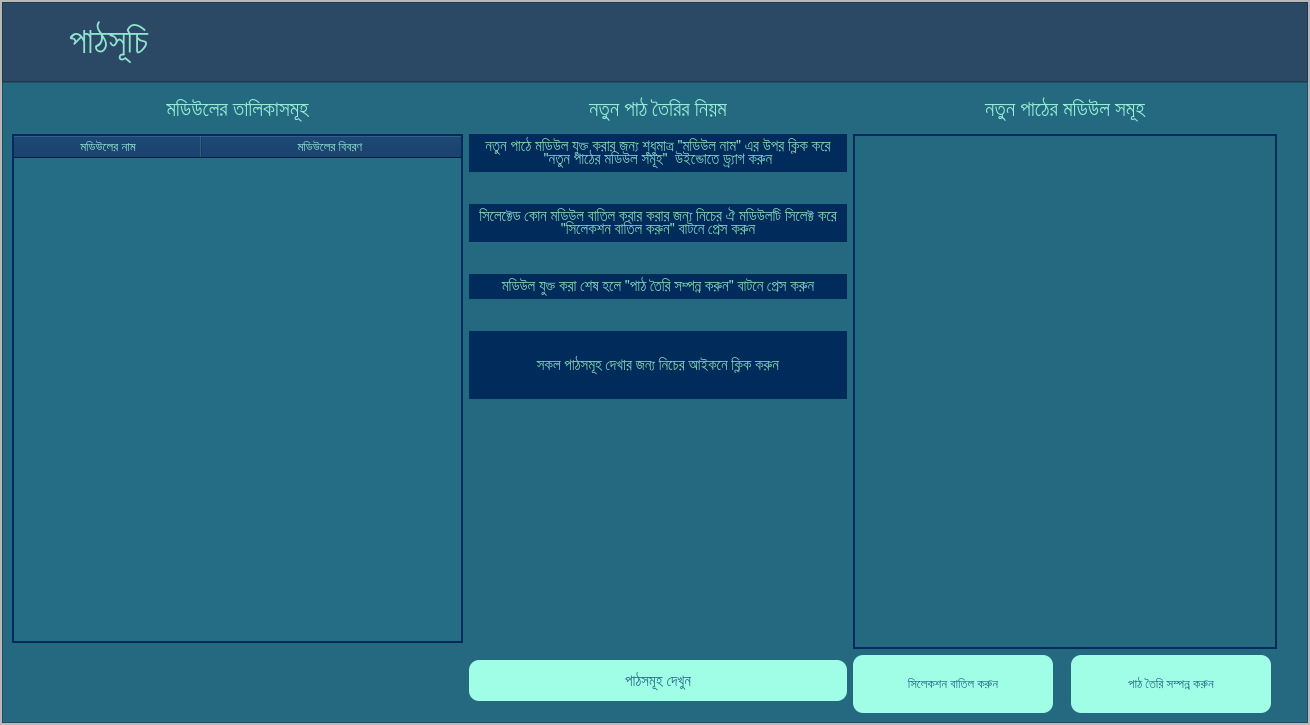
      <widget class="QWidget" name="lesson_making_page">
       <layout class="QGridLayout" name="gridLayout_8">
        <property name="leftMargin">
         <number>0</number>
        </property>
        <property name="topMargin">
         <number>0</number>
        </property>
        <property name="rightMargin">
         <number>0</number>
        </property>
        <property name="bottomMargin">
         <number>0</number>
        </property>
        <item row="0" column="0">
         <widget class="QFrame" name="frame">
          <property name="minimumSize">
           <size>
            <width>1280</width>
            <height>720</height>
           </size>
          </property>
          <property name="frameShape">
           <enum>QFrame::StyledPanel</enum>
          </property>
          <property name="frameShadow">
           <enum>QFrame::Raised</enum>
          </property>
          <layout class="QGridLayout" name="gridLayout_3">
           <property name="leftMargin">
            <number>0</number>
           </property>
           <property name="topMargin">
            <number>0</number>
           </property>
           <property name="rightMargin">
            <number>0</number>
           </property>
           <property name="bottomMargin">
            <number>0</number>
           </property>
           <item row="0" column="0">
            <widget class="QFrame" name="lesson_frame_2">
             <property name="minimumSize">
              <size>
               <width>1280</width>
               <height>720</height>
              </size>
             </property>
             <property name="styleSheet">
              <string notr="true"/>
             </property>
             <property name="frameShape">
              <enum>QFrame::StyledPanel</enum>
             </property>
             <property name="frameShadow">
              <enum>QFrame::Raised</enum>
             </property>
             <layout class="QVBoxLayout" name="verticalLayout_9">
              <property name="spacing">
               <number>0</number>
              </property>
              <property name="leftMargin">
               <number>0</number>
              </property>
              <property name="topMargin">
               <number>0</number>
              </property>
              <property name="rightMargin">
               <number>0</number>
              </property>
              <property name="bottomMargin">
               <number>0</number>
              </property>
              <item>
               <widget class="QFrame" name="top_frame_5">
                <property name="minimumSize">
                 <size>
                  <width>1278</width>
                  <height>80</height>
                 </size>
                </property>
                <property name="maximumSize">
                 <size>
                  <width>16777215</width>
                  <height>80</height>
                 </size>
                </property>
                <property name="styleSheet">
                 <string notr="true">background-color: #2B4865;</string>
                </property>
                <property name="frameShape">
                 <enum>QFrame::StyledPanel</enum>
                </property>
                <property name="frameShadow">
                 <enum>QFrame::Raised</enum>
                </property>
                <layout class="QHBoxLayout" name="horizontalLayout_24">
                 <property name="leftMargin">
                  <number>0</number>
                 </property>
                 <property name="topMargin">
                  <number>0</number>
                 </property>
                 <property name="rightMargin">
                  <number>0</number>
                 </property>
                 <property name="bottomMargin">
                  <number>0</number>
                 </property>
                 <item>
                  <widget class="QPushButton" name="lsn_btn_back_to_home_3">
                   <property name="sizePolicy">
                    <sizepolicy hsizetype="Preferred" vsizetype="Preferred">
                     <horstretch>0</horstretch>
                     <verstretch>0</verstretch>
                    </sizepolicy>
                   </property>
                   <property name="minimumSize">
                    <size>
                     <width>0</width>
                     <height>60</height>
                    </size>
                   </property>
                   <property name="maximumSize">
                    <size>
                     <width>60</width>
                     <height>60</height>
                    </size>
                   </property>
                   <property name="baseSize">
                    <size>
                     <width>0</width>
                     <height>4</height>
                    </size>
                   </property>
                   <property name="font">
                    <font>
                     <pointsize>11</pointsize>
                    </font>
                   </property>
                   <property name="cursor">
                    <cursorShape>PointingHandCursor</cursorShape>
                   </property>
                   <property name="mouseTracking">
                    <bool>true</bool>
                   </property>
                   <property name="styleSheet">
                    <string notr="true">QPushButton {
	background-color: #2B4865 #256D85;
	border: none;
}

QPushButton:hover:!pressed
{
	background-color:  #256D85;
	border-radius: 30px;
}</string>
                   </property>
                   <property name="text">
                    <string/>
                   </property>
                   <property name="icon">
                    <iconset>
                     <normaloff>../Images/back_icon.png</normaloff>../Images/back_icon.png</iconset>
                   </property>
                   <property name="iconSize">
                    <size>
                     <width>200</width>
                     <height>200</height>
                    </size>
                   </property>
                   <property name="autoDefault">
                    <bool>false</bool>
                   </property>
                   <property name="default">
                    <bool>false</bool>
                   </property>
                   <property name="flat">
                    <bool>false</bool>
                   </property>
                  </widget>
                 </item>
                 <item>
                  <widget class="QLabel" name="lsn_lbl_headline_4">
                   <property name="font">
                    <font>
                     <family>Hind Siliguri Medium</family>
                     <pointsize>27</pointsize>
                    </font>
                   </property>
                   <property name="styleSheet">
                    <string notr="true">color: #8FE3CF</string>
                   </property>
                   <property name="text">
                    <string>পাঠসূচি</string>
                   </property>
                   <property name="alignment">
                    <set>Qt::AlignLeading|Qt::AlignLeft|Qt::AlignVCenter</set>
                   </property>
                  </widget>
                 </item>
                </layout>
               </widget>
              </item>
              <item>
               <widget class="QFrame" name="mid_frame_4">
                <property name="minimumSize">
                 <size>
                  <width>1306</width>
                  <height>641</height>
                 </size>
                </property>
                <property name="styleSheet">
                 <string notr="true">background-color:rgb(36, 105, 127);</string>
                </property>
                <property name="frameShape">
                 <enum>QFrame::StyledPanel</enum>
                </property>
                <property name="frameShadow">
                 <enum>QFrame::Raised</enum>
                </property>
                <layout class="QGridLayout" name="gridLayout_4">
                 <item row="8" column="6">
                  <spacer name="verticalSpacer_5">
                   <property name="orientation">
                    <enum>Qt::Vertical</enum>
                   </property>
                   <property name="sizeHint" stdset="0">
                    <size>
                     <width>20</width>
                     <height>117</height>
                    </size>
                   </property>
                  </spacer>
                 </item>
                 <item row="7" column="1" colspan="3">
                  <widget class="QLabel" name="label_4">
                   <property name="minimumSize">
                    <size>
                     <width>365</width>
                     <height>68</height>
                    </size>
                   </property>
                   <property name="font">
                    <font>
                     <family>Hind Siliguri Medium</family>
                     <pointsize>11</pointsize>
                     <weight>50</weight>
                     <bold>false</bold>
                    </font>
                   </property>
                   <property name="styleSheet">
                    <string notr="true">color: rgb(132, 211, 184);
background-color: rgb(0, 43, 91);
padding: 5px;</string>
                   </property>
                   <property name="text">
                    <string>সকল পাঠসমূহ দেখার জন্য নিচের আইকনে ক্লিক করুন</string>
                   </property>
                   <property name="alignment">
                    <set>Qt::AlignCenter</set>
                   </property>
                   <property name="wordWrap">
                    <bool>true</bool>
                   </property>
                  </widget>
                 </item>
                 <item row="6" column="1">
                  <spacer name="horizontalSpacer_20">
                   <property name="orientation">
                    <enum>Qt::Horizontal</enum>
                   </property>
                   <property name="sizeHint" stdset="0">
                    <size>
                     <width>160</width>
                     <height>20</height>
                    </size>
                   </property>
                  </spacer>
                 </item>
                 <item row="6" column="3">
                  <spacer name="horizontalSpacer_21">
                   <property name="orientation">
                    <enum>Qt::Horizontal</enum>
                   </property>
                   <property name="sizeHint" stdset="0">
                    <size>
                     <width>159</width>
                     <height>20</height>
                    </size>
                   </property>
                  </spacer>
                 </item>
                 <item row="5" column="1" colspan="3">
                  <widget class="QLabel" name="label_3">
                   <property name="font">
                    <font>
                     <family>Hind Siliguri Medium</family>
                     <pointsize>11</pointsize>
                     <weight>50</weight>
                     <bold>false</bold>
                    </font>
                   </property>
                   <property name="styleSheet">
                    <string notr="true">color: rgb(132, 211, 184);
background-color: rgb(0, 43, 91);
padding: 5px;</string>
                   </property>
                   <property name="text">
                    <string>মডিউল যুক্ত করা শেষ হলে &quot;পাঠ তৈরি সম্পন্ন করুন&quot; বাটনে প্রেস করুন</string>
                   </property>
                   <property name="alignment">
                    <set>Qt::AlignCenter</set>
                   </property>
                   <property name="wordWrap">
                    <bool>true</bool>
                   </property>
                  </widget>
                 </item>
                 <item row="3" column="1" colspan="3">
                  <widget class="QLabel" name="label_2">
                   <property name="font">
                    <font>
                     <family>Hind Siliguri Medium</family>
                     <pointsize>11</pointsize>
                     <weight>50</weight>
                     <bold>false</bold>
                    </font>
                   </property>
                   <property name="styleSheet">
                    <string notr="true">color: rgb(132, 211, 184);
background-color: rgb(0, 43, 91);
padding: 5px;</string>
                   </property>
                   <property name="text">
                    <string>সিলেক্টেড কোন মডিউল বাতিল করার করার জন্য নিচের ঐ মডিউলটি সিলেক্ট করে &quot;সিলেকশন বাতিল করুন&quot; বাটনে প্রেস করুন</string>
                   </property>
                   <property name="alignment">
                    <set>Qt::AlignCenter</set>
                   </property>
                   <property name="wordWrap">
                    <bool>true</bool>
                   </property>
                  </widget>
                 </item>
                 <item row="1" column="0" rowspan="8">
                  <widget class="QTableWidget" name="lsn_module_table_widget">
                   <property name="minimumSize">
                    <size>
                     <width>451</width>
                     <height>501</height>
                    </size>
                   </property>
                   <property name="cursor" stdset="0">
                    <cursorShape>OpenHandCursor</cursorShape>
                   </property>
                   <property name="styleSheet">
                    <string notr="true">QHeaderView::section {
	background-color: #002B5B;
    color: rgb(143, 227, 207);
}



QTableWidget {
	background-color: #256D85;
	gridline-color: rgb(255, 255, 255);
	color: #fff;
	border: 2px solid rgb(0, 43, 91);
}

</string>
                   </property>
                   <attribute name="horizontalHeaderDefaultSectionSize">
                    <number>188</number>
                   </attribute>
                   <attribute name="horizontalHeaderStretchLastSection">
                    <bool>true</bool>
                   </attribute>
                   <column>
                    <property name="text">
                     <string>মডিউলের নাম</string>
                    </property>
                    <property name="font">
                     <font>
                      <family>Hind Siliguri Medium</family>
                      <pointsize>10</pointsize>
                      <weight>50</weight>
                      <bold>false</bold>
                     </font>
                    </property>
                    <property name="textAlignment">
                     <set>AlignCenter</set>
                    </property>
                   </column>
                   <column>
                    <property name="text">
                     <string>মডিউলের বিবরণ </string>
                    </property>
                    <property name="font">
                     <font>
                      <family>Hind Siliguri Medium</family>
                      <pointsize>10</pointsize>
                      <weight>50</weight>
                      <bold>false</bold>
                     </font>
                    </property>
                    <property name="textAlignment">
                     <set>AlignCenter</set>
                    </property>
                   </column>
                  </widget>
                 </item>
                 <item row="4" column="6">
                  <spacer name="horizontalSpacer_9">
                   <property name="orientation">
                    <enum>Qt::Horizontal</enum>
                   </property>
                   <property name="sizeType">
                    <enum>QSizePolicy::Fixed</enum>
                   </property>
                   <property name="sizeHint" stdset="0">
                    <size>
                     <width>21</width>
                     <height>20</height>
                    </size>
                   </property>
                  </spacer>
                 </item>
                 <item row="1" column="1" colspan="3">
                  <widget class="QLabel" name="label">
                   <property name="font">
                    <font>
                     <family>Hind Siliguri Medium</family>
                     <pointsize>11</pointsize>
                     <weight>50</weight>
                     <bold>false</bold>
                    </font>
                   </property>
                   <property name="styleSheet">
                    <string notr="true">color: rgb(132, 211, 184);
background-color: rgb(0, 43, 91);
padding: 5px;</string>
                   </property>
                   <property name="text">
                    <string>নতুন পাঠে মডিউল যুক্ত করার জন্য শুধুমাত্র &quot;মডিউল নাম&quot; এর উপর ক্লিক করে &quot;নতুন পাঠের মডিউল সমূহ&quot;  উইন্ডোতে ড্র্যাগ করুন</string>
                   </property>
                   <property name="alignment">
                    <set>Qt::AlignCenter</set>
                   </property>
                   <property name="wordWrap">
                    <bool>true</bool>
                   </property>
                  </widget>
                 </item>
                 <item row="6" column="2">
                  <widget class="QLabel" name="label_7">
                   <property name="font">
                    <font>
                     <pointsize>7</pointsize>
                    </font>
                   </property>
                   <property name="text">
                    <string/>
                   </property>
                   <property name="pixmap">
                    <pixmap>../Images/downward_icon.png</pixmap>
                   </property>
                  </widget>
                 </item>
                 <item row="10" column="4">
                  <widget class="QPushButton" name="lsn_btn_remove_module">
                   <property name="sizePolicy">
                    <sizepolicy hsizetype="Preferred" vsizetype="Preferred">
                     <horstretch>230</horstretch>
                     <verstretch>40</verstretch>
                    </sizepolicy>
                   </property>
                   <property name="minimumSize">
                    <size>
                     <width>200</width>
                     <height>58</height>
                    </size>
                   </property>
                   <property name="maximumSize">
                    <size>
                     <width>200</width>
                     <height>58</height>
                    </size>
                   </property>
                   <property name="font">
                    <font>
                     <family>Hind Siliguri Medium</family>
                     <pointsize>10</pointsize>
                     <weight>50</weight>
                     <bold>false</bold>
                    </font>
                   </property>
                   <property name="cursor">
                    <cursorShape>PointingHandCursor</cursorShape>
                   </property>
                   <property name="styleSheet">
                    <string notr="true">QPushButton {
background-color: rgb(160, 253, 230);
color:  #256D85 ;
border-radius: 10px;
}

QPushButton::hover {
	
	background-color: rgb(143, 227, 207);
	color: #2B4865;

}</string>
                   </property>
                   <property name="text">
                    <string>সিলেকশন বাতিল করুন</string>
                   </property>
                   <property name="icon">
                    <iconset>
                     <normaloff>../Images/remove_icon.png</normaloff>../Images/remove_icon.png</iconset>
                   </property>
                   <property name="iconSize">
                    <size>
                     <width>20</width>
                     <height>25</height>
                    </size>
                   </property>
                  </widget>
                 </item>
                 <item row="0" column="4" colspan="2">
                  <widget class="QLabel" name="lsn_lbl_lessons_5">
                   <property name="minimumSize">
                    <size>
                     <width>371</width>
                     <height>36</height>
                    </size>
                   </property>
                   <property name="font">
                    <font>
                     <family>Hind Siliguri Medium</family>
                     <pointsize>16</pointsize>
                     <weight>50</weight>
                     <bold>false</bold>
                    </font>
                   </property>
                   <property name="styleSheet">
                    <string notr="true">color: rgb(149, 236, 215);</string>
                   </property>
                   <property name="text">
                    <string>নতুন পাঠের মডিউল সমূহ</string>
                   </property>
                   <property name="alignment">
                    <set>Qt::AlignCenter</set>
                   </property>
                  </widget>
                 </item>
                 <item row="4" column="2">
                  <widget class="QLabel" name="label_6">
                   <property name="font">
                    <font>
                     <pointsize>7</pointsize>
                    </font>
                   </property>
                   <property name="text">
                    <string/>
                   </property>
                   <property name="pixmap">
                    <pixmap>../Images/downward_icon.png</pixmap>
                   </property>
                  </widget>
                 </item>
                 <item row="10" column="5">
                  <widget class="QPushButton" name="lsn_btn_finish_add_module">
                   <property name="enabled">
                    <bool>true</bool>
                   </property>
                   <property name="sizePolicy">
                    <sizepolicy hsizetype="Preferred" vsizetype="Preferred">
                     <horstretch>230</horstretch>
                     <verstretch>40</verstretch>
                    </sizepolicy>
                   </property>
                   <property name="minimumSize">
                    <size>
                     <width>200</width>
                     <height>58</height>
                    </size>
                   </property>
                   <property name="maximumSize">
                    <size>
                     <width>200</width>
                     <height>58</height>
                    </size>
                   </property>
                   <property name="font">
                    <font>
                     <family>Hind Siliguri Medium</family>
                     <pointsize>10</pointsize>
                     <weight>50</weight>
                     <bold>false</bold>
                    </font>
                   </property>
                   <property name="cursor">
                    <cursorShape>PointingHandCursor</cursorShape>
                   </property>
                   <property name="styleSheet">
                    <string notr="true">QPushButton {
background-color: rgb(160, 253, 230);
color:  #256D85 ;
border-radius: 10px;
}

QPushButton::hover {
	
	background-color: rgb(143, 227, 207);
	color: #2B4865;

}</string>
                   </property>
                   <property name="text">
                    <string>পাঠ তৈরি সম্পন্ন করুন</string>
                   </property>
                   <property name="icon">
                    <iconset>
                     <normaloff>../Images/done.png</normaloff>../Images/done.png</iconset>
                   </property>
                   <property name="iconSize">
                    <size>
                     <width>20</width>
                     <height>25</height>
                    </size>
                   </property>
                  </widget>
                 </item>
                 <item row="2" column="1">
                  <spacer name="horizontalSpacer_17">
                   <property name="orientation">
                    <enum>Qt::Horizontal</enum>
                   </property>
                   <property name="sizeHint" stdset="0">
                    <size>
                     <width>160</width>
                     <height>20</height>
                    </size>
                   </property>
                  </spacer>
                 </item>
                 <item row="2" column="2">
                  <widget class="QLabel" name="label_5">
                   <property name="font">
                    <font>
                     <pointsize>7</pointsize>
                    </font>
                   </property>
                   <property name="text">
                    <string/>
                   </property>
                   <property name="pixmap">
                    <pixmap>../Images/downward_icon.png</pixmap>
                   </property>
                  </widget>
                 </item>
                 <item row="4" column="1">
                  <spacer name="horizontalSpacer_18">
                   <property name="orientation">
                    <enum>Qt::Horizontal</enum>
                   </property>
                   <property name="sizeHint" stdset="0">
                    <size>
                     <width>160</width>
                     <height>20</height>
                    </size>
                   </property>
                  </spacer>
                 </item>
                 <item row="2" column="3">
                  <spacer name="horizontalSpacer_16">
                   <property name="orientation">
                    <enum>Qt::Horizontal</enum>
                   </property>
                   <property name="sizeHint" stdset="0">
                    <size>
                     <width>159</width>
                     <height>20</height>
                    </size>
                   </property>
                  </spacer>
                 </item>
                 <item row="0" column="0">
                  <widget class="QLabel" name="lsn_lbl_lessons_3">
                   <property name="minimumSize">
                    <size>
                     <width>451</width>
                     <height>36</height>
                    </size>
                   </property>
                   <property name="font">
                    <font>
                     <family>Hind Siliguri Medium</family>
                     <pointsize>16</pointsize>
                     <weight>50</weight>
                     <bold>false</bold>
                    </font>
                   </property>
                   <property name="styleSheet">
                    <string notr="true">color: rgb(149, 236, 215);</string>
                   </property>
                   <property name="text">
                    <string>মডিউলের তালিকাসমূহ</string>
                   </property>
                   <property name="alignment">
                    <set>Qt::AlignCenter</set>
                   </property>
                  </widget>
                 </item>
                 <item row="0" column="1" colspan="3">
                  <widget class="QLabel" name="lsn_lbl_lessons_4">
                   <property name="minimumSize">
                    <size>
                     <width>361</width>
                     <height>36</height>
                    </size>
                   </property>
                   <property name="font">
                    <font>
                     <family>Hind Siliguri Medium</family>
                     <pointsize>16</pointsize>
                     <weight>50</weight>
                     <bold>false</bold>
                    </font>
                   </property>
                   <property name="styleSheet">
                    <string notr="true">color: rgb(149, 236, 215);</string>
                   </property>
                   <property name="text">
                    <string>নতুন পাঠ তৈরির নিয়ম</string>
                   </property>
                   <property name="alignment">
                    <set>Qt::AlignCenter</set>
                   </property>
                  </widget>
                 </item>
                 <item row="1" column="4" rowspan="9" colspan="2">
                  <widget class="QListView" name="lsn_new_module_list_view">
                   <property name="minimumSize">
                    <size>
                     <width>424</width>
                     <height>509</height>
                    </size>
                   </property>
                   <property name="font">
                    <font>
                     <pointsize>10</pointsize>
                    </font>
                   </property>
                   <property name="styleSheet">
                    <string notr="true">color: rgb(143, 227, 190);
border: 2px solid rgb(0, 43, 91);</string>
                   </property>
                   <property name="editTriggers">
                    <set>QAbstractItemView::NoEditTriggers</set>
                   </property>
                   <property name="dragEnabled">
                    <bool>true</bool>
                   </property>
                  </widget>
                 </item>
                 <item row="4" column="3">
                  <spacer name="horizontalSpacer_19">
                   <property name="orientation">
                    <enum>Qt::Horizontal</enum>
                   </property>
                   <property name="sizeHint" stdset="0">
                    <size>
                     <width>159</width>
                     <height>20</height>
                    </size>
                   </property>
                  </spacer>
                 </item>
                 <item row="9" column="1" rowspan="2" colspan="3">
                  <widget class="QPushButton" name="lsn_btn_see_lessons">
                   <property name="minimumSize">
                    <size>
                     <width>151</width>
                     <height>41</height>
                    </size>
                   </property>
                   <property name="font">
                    <font>
                     <pointsize>11</pointsize>
                    </font>
                   </property>
                   <property name="cursor">
                    <cursorShape>PointingHandCursor</cursorShape>
                   </property>
                   <property name="styleSheet">
                    <string notr="true">QPushButton {
background-color: rgb(160, 253, 230);
color:  #256D85 ;
border-radius: 10px;
}

QPushButton::hover {
	
	background-color: rgb(143, 227, 207);
	color: #2B4865;

}</string>
                   </property>
                   <property name="text">
                    <string>পাঠসমূহ দেখুন</string>
                   </property>
                   <property name="icon">
                    <iconset>
                     <normaloff>../Images/open_folders_icon.png</normaloff>../Images/open_folders_icon.png</iconset>
                   </property>
                   <property name="iconSize">
                    <size>
                     <width>30</width>
                     <height>30</height>
                    </size>
                   </property>
                  </widget>
                 </item>
                </layout>
               </widget>
              </item>
             </layout>
            </widget>
           </item>
          </layout>
         </widget>
        </item>
       </layout>
      </widget>
